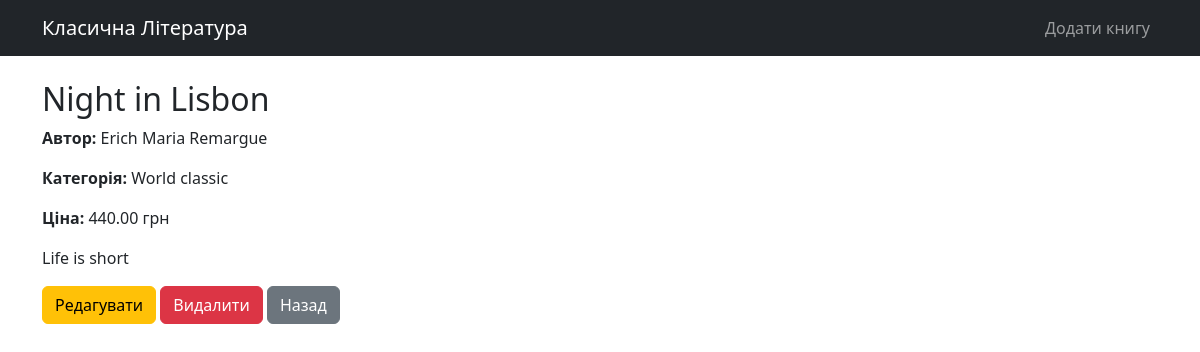
/book/2/, run on the app's committed database.
### catalog/models.py (models this page shows, shortened)
class Book(models.Model):
    title = models.CharField(max_length=200)
    author = models.CharField(max_length=200)
    price = models.DecimalField(max_digits=10, decimal_places=2)
    description = models.TextField(blank=True)
    stock = models.IntegerField(default=0)
    category = models.ForeignKey(Category, on_delete=models.CASCADE, related_name='books')

class Category(models.Model):
    name = models.CharField(max_length=100)
    slug = models.SlugField(unique=True)

### catalog/views.py (the view)
# urls.py: path('book/<int:pk>/', views.BookDetailView.as_view(), name='book_detail'),
class BookDetailView(DetailView):
    model = Book
    template_name = 'catalog/book_detail.html'
    context_object_name = 'book'

### catalog/templates/catalog/book_detail.html
{% extends 'catalog/base.html' %}
{% block content %}
    <h2>{{ book.title }}</h2>
    <p><strong>Автор:</strong> {{ book.author }}</p>
    <p><strong>Категорія:</strong> {{ book.category.name }}</p>
    <p><strong>Ціна:</strong> {{ book.price }} грн</p>
    <p>{{ book.description }}</p>
    <a href="{% url 'catalog:book_update' book.pk %}" class="btn btn-warning">Редагувати</a>
    <a href="{% url 'catalog:book_delete' book.pk %}" class="btn btn-danger">Видалити</a>
    <a href="{% url 'catalog:book_list' %}" class="btn btn-secondary">Назад</a>
{% endblock %}

### data on the page
Book: title "Night in Lisbon", author "Erich Maria Remargue", category.name "World classic", price "440.00", description "Life is short"
